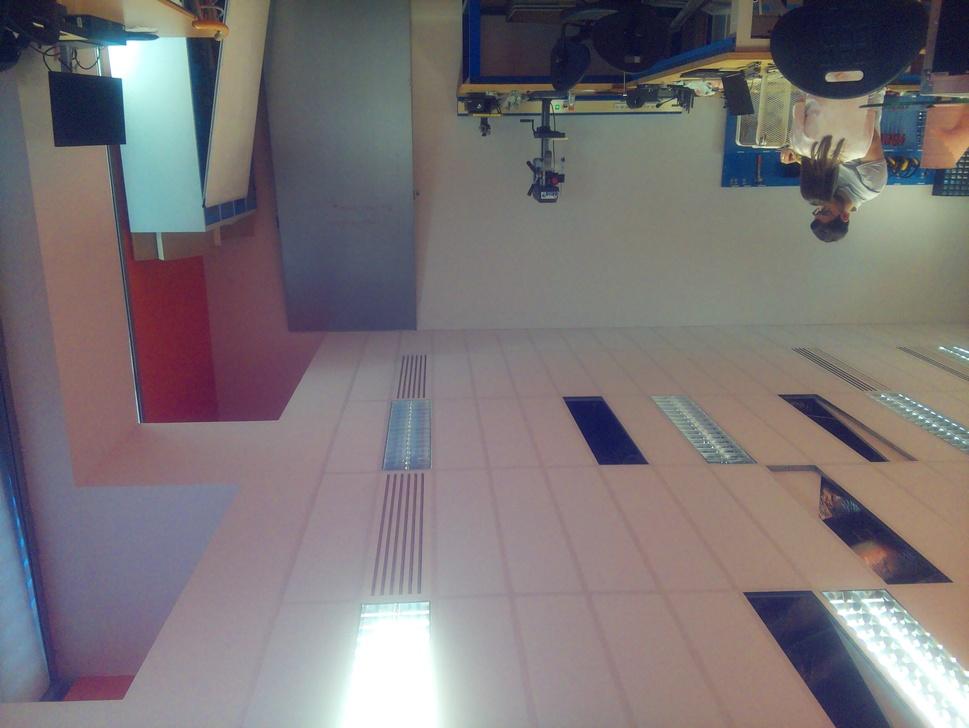
#> input picture controllers/controller_violet/photo_hd.jpg, 969 x 728 px, shrunk from 3280 x 2464 before the run
$ python -i commun.py   (imports and definitions only)
#> lines starting #> are read from the running program, lines starting #| are printed output that depends on the picture; after the words box and inside, x2 and y2 are one past the last pixel; in counts of white or black regions, pixels touching at a corner belong together
#> further down, picture is the input picture: shape (728, 969, 3); mean B, G, R 118.9, 116.3, 122.8
import numpy as np
import cv2

# =========================
# Fonctions traitement LiDAR
# =========================
# [54 lines left out: functions filtre_moyenneur, lire_point_lidar, not called in this run]

def normaliser_distance(d, dmax):
    d = max(0.0, min(d, dmax))
    return d / dmax


# [23 lines left out: function distance_secteur_lidar, not called in this run]


def detect_color_hsv(roi_bgr,
                     min_ratio=0.03,
                     dominance=1.15,
                     unknown_value=-1):
    """
    Detecte la couleur dominante dans une ROI.
    Retourne: (nom_couleur, valeur_bit, ratio_rouge, ratio_vert)
    """
    hsv = cv2.cvtColor(roi_bgr, cv2.COLOR_BGR2HSV)

    lower_red1 = np.array([0, 90, 60], dtype=np.uint8)
    upper_red1 = np.array([10, 255, 255], dtype=np.uint8)
    lower_red2 = np.array([170, 90, 60], dtype=np.uint8)
    upper_red2 = np.array([180, 255, 255], dtype=np.uint8)

    lower_green = np.array([40, 70, 50], dtype=np.uint8)
    upper_green = np.array([95, 255, 255], dtype=np.uint8)

    mask_red1 = cv2.inRange(hsv, lower_red1, upper_red1)
    mask_red2 = cv2.inRange(hsv, lower_red2, upper_red2)
    mask_red = cv2.bitwise_or(mask_red1, mask_red2)
    mask_green = cv2.inRange(hsv, lower_green, upper_green)

    # Petit nettoyage du bruit sur chaque masque binaire.
    kernel = np.ones((3, 3), np.uint8)
    mask_red = cv2.morphologyEx(mask_red, cv2.MORPH_OPEN, kernel)
    mask_green = cv2.morphologyEx(mask_green, cv2.MORPH_OPEN, kernel)

    total = max(1, roi_bgr.shape[0] * roi_bgr.shape[1])
    red_ratio = cv2.countNonZero(mask_red) / total
    green_ratio = cv2.countNonZero(mask_green) / total

    if red_ratio >= float(min_ratio) and red_ratio > green_ratio * float(dominance):
        return "rouge", 0, red_ratio, green_ratio

    if green_ratio >= float(min_ratio) and green_ratio > red_ratio * float(dominance):
        return "vert", 1, red_ratio, green_ratio

    return "inconnu", int(unknown_value), red_ratio, green_ratio


def analyze_walls(image_bgr, band_ratio=0.30, min_ratio=0.03,
                  dominance=1.15, unknown_value=-1):
    """
    Analyse une bande horizontale centrale et decoupe en 3 zones.
    Retourne un dictionnaire avec les couleurs et bits [gauche, centre, droite].
    """
#> called with band_ratio = 0.3, min_ratio = 0.03, dominance = 1.15, unknown_value = -1
    if image_bgr is None or image_bgr.size == 0:
        return None

    h, w, _ = image_bgr.shape
#> h = 728; w = 969
    out = image_bgr.copy()

    band_h = max(1, int(h * float(band_ratio)))
#> band_h = 218
    y1 = max(0, (h - band_h) // 2)
#> y1 = 255
    y2 = min(h, y1 + band_h)
#> y2 = 473
    band = image_bgr[y1:y2, :].copy()
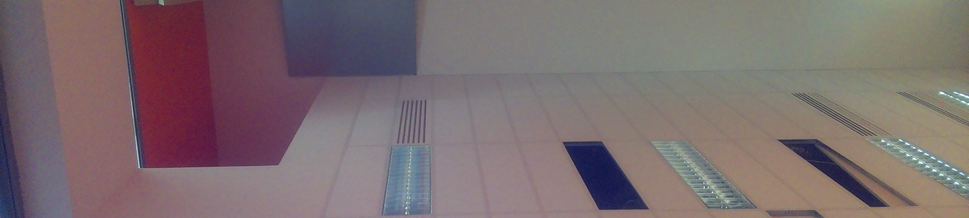
#> band: shape (218, 969, 3); mean B, G, R 111, 108.8, 123.7

    third = max(1, w // 3)
#> third = 323
    rois = [
        band[:, 0:third],
        band[:, third:2 * third],
        band[:, 2 * third:w],
    ]

    colors = []
    values = []
    stats = []

    for roi in rois:
        color_name, bit_value, red_ratio, green_ratio = detect_color_hsv(
            roi,
            min_ratio=min_ratio,
            dominance=dominance,
            unknown_value=unknown_value,
        )
        colors.append(color_name)
        values.append(bit_value)
        stats.append((red_ratio, green_ratio))
#> this loop made 3 passes
#> (red_ratio, color_name, bit_value) on passes 1 to 3: (0.138, 'rouge', 0), (0, 'inconnu', -1), (0.000128, 'inconnu', -1)
#> pass 1, in detect_color_hsv, `mask_red1 = cv2.inRange(hsv, lower_red1, upper_red1)`:
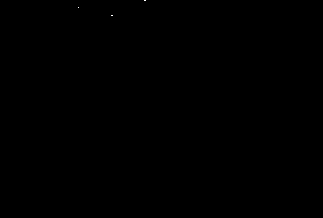
#> mask_red1: shape (218, 323); 0.01% white in thin lines or dots, all inside (x1, y1, x2, y2) = (78, 0, 146, 16)
#> pass 1, in detect_color_hsv, `mask_red2 = cv2.inRange(hsv, lower_red2, upper_red2)`:
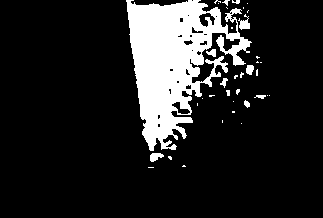
#> mask_red2: shape (218, 323); 14.4% white; 37 white regions (26 under 20 px), largest, box (x1, y1, x2, y2) and area: (126, 0, 252, 151) 9546, (238, 14, 250, 30) 99, (150, 153, 164, 162) 84
#> after the loop, colors = ['rouge', 'inconnu', 'inconnu']; stats = [(0.138, 0), (0, 0), (0.000128, 0)]; values = [0, -1, -1]

    # Annotation visuelle utile pour debug local.
    cv2.rectangle(out, (0, y1), (w - 1, y2 - 1), (255, 255, 255), 2)
    cv2.line(out, (third, y1), (third, y2), (255, 255, 255), 2)
    cv2.line(out, (2 * third, y1), (2 * third, y2), (255, 255, 255), 2)
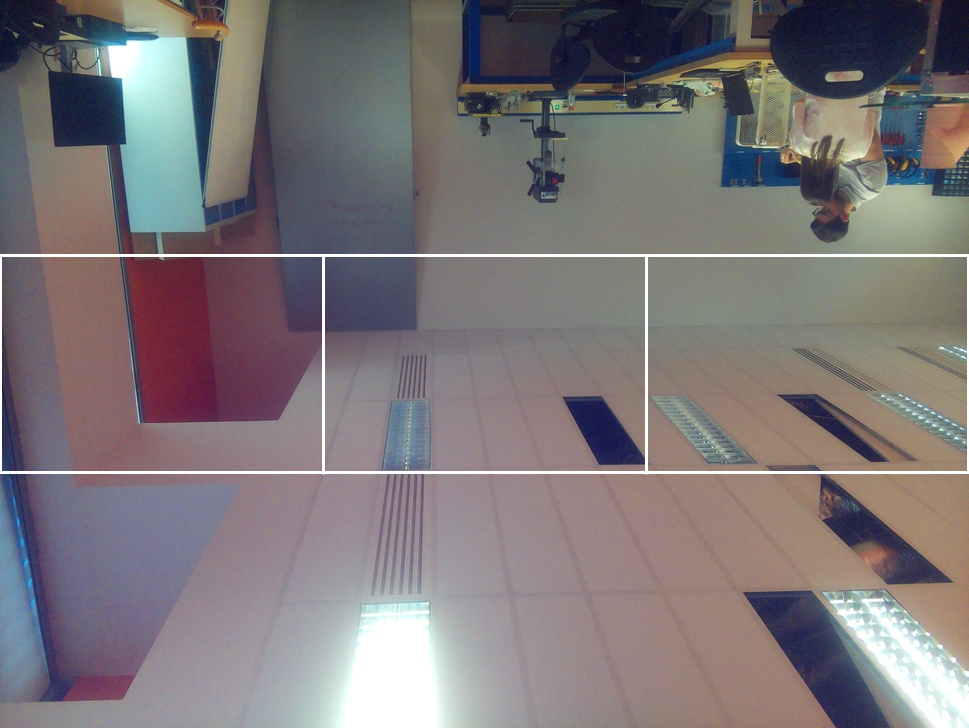
#> out: shape (728, 969, 3); mean B, G, R 120.5, 117.9, 124.3

    labels = ["G", "C", "D"]
    for i, name in enumerate(colors):
        x_text = 10 + i * third
        r_ratio, g_ratio = stats[i]
        cv2.putText(out, f"{labels[i]}: {name} -> {values[i]}", (x_text, max(25, y1 - 30)),
                    cv2.FONT_HERSHEY_SIMPLEX, 0.6, (255, 255, 255), 2)
        cv2.putText(out, f"R={r_ratio:.2f} V={g_ratio:.2f}", (x_text, max(50, y1 - 5)),
                    cv2.FONT_HERSHEY_SIMPLEX, 0.5, (255, 255, 255), 1)
#> this loop made 3 passes
#> (name, x_text, r_ratio) on passes 1 to 3: ('rouge', 10, 0.138), ('inconnu', 333, 0), ('inconnu', 656, 0.000128)
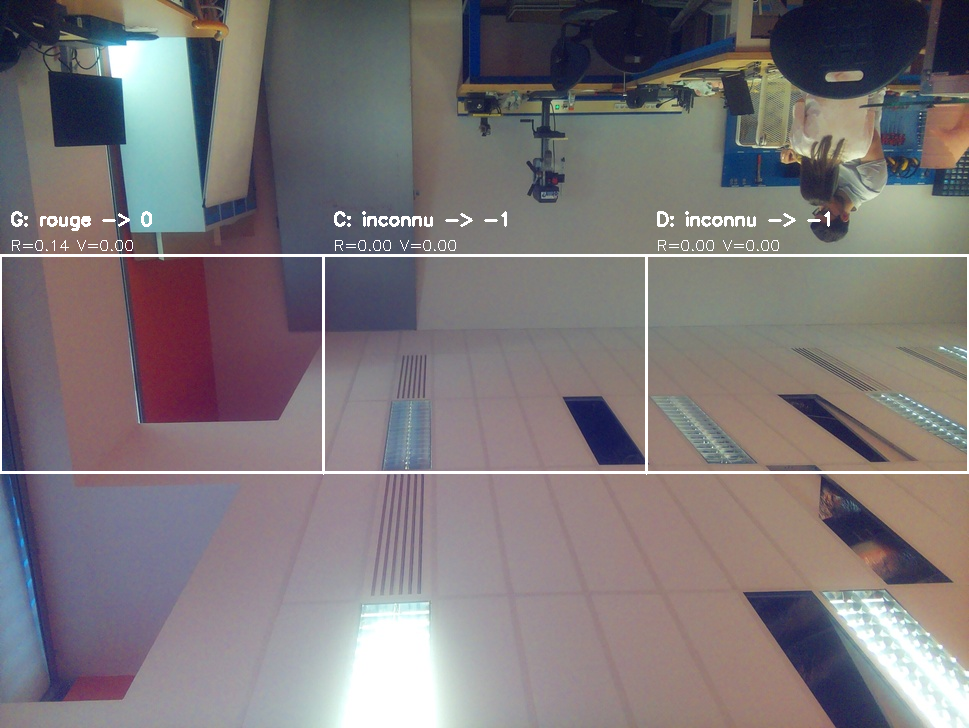
#> out: shape (728, 969, 3); 0.44% of pixels changed, all inside (x1, y1, x2, y2) = (11, 211, 830, 251)

    cv2.putText(out, f"bits={values}", (10, h - 20), cv2.FONT_HERSHEY_SIMPLEX,
                0.7, (0, 255, 255), 2)
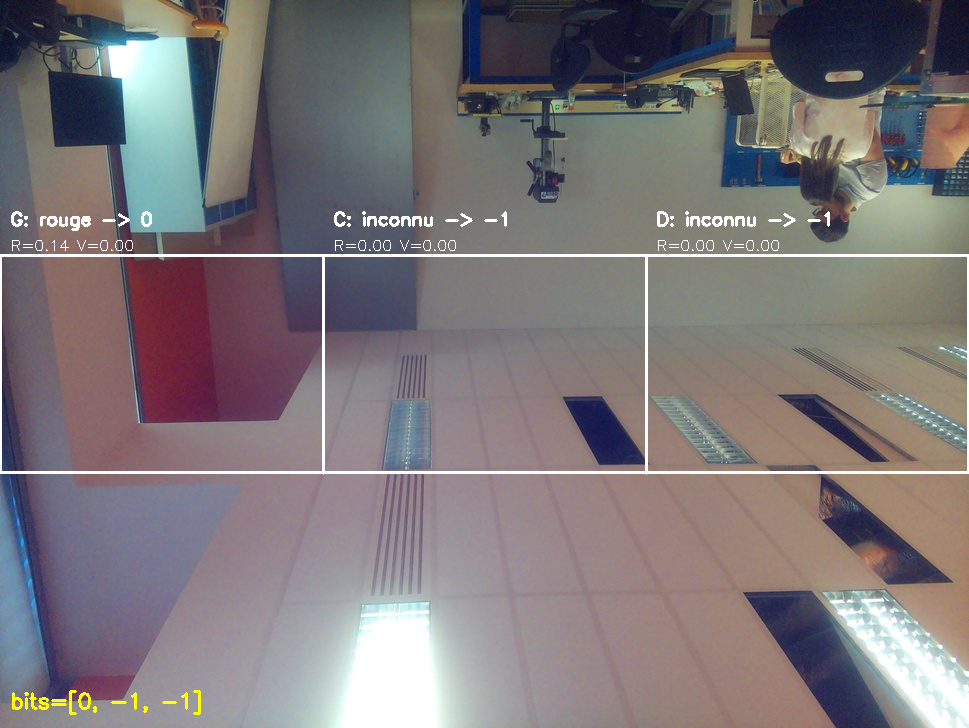
#> out: shape (728, 969, 3); 0.14% of pixels changed, all inside (x1, y1, x2, y2) = (12, 690, 201, 715)

    return {
        "annotated": out,
        "colors": colors,
        "value": values,
    }


# [168 lines left out: functions check_camera_direction, differentiel_vers_ackermann, calculer_commande_auto, not called in this run]


# =========================
# Automate navigation/blocage (etat interne)
# =========================
_NAVIGATION = 0
_BLOCAGE = 1

_BACKWARD = 0
_CAMERA_CHECKING = 1
_TURN_LEFT = 2
_TURN_RIGHT = 3

_fsm = {
    "etat": _NAVIGATION,
    "sous_etat": _BACKWARD,
    "action_counter": 0,
    "counter_camera_confirm": 0,
    "counter_etat_backward": 0,
    "flag_turn_right": False,
    "last_front_mm": None,
    "last_rear_mm": None,
    "front_missing_steps": 0,
    "last_obj_dist_mm": None,
    "last_obj_speed_m_s": 0.0,
    "last_obj_kind": "unknown",
    "last_obj_side": 0,
    "score_left": 0.0,
    "score_right": 0.0,
}


# [17 lines left out: function reset_automate, not called in this run]


def get_automate_state():
    """Retourne une copie de l'etat interne pour debug/affichage."""
    return dict(_fsm)


# [463 lines left out: functions _distance_front_robuste, _extract_front_clusters, _describe_cluster, _normalise_dist_score, _compute_side_scores, calculer_commande_automate, not called in this run]

>>> import cv2
>>> picture = cv2.imread('photo_hd.jpg')
>>> result = analyze_walls(picture)
#> result = 3 items

$ run again, on controllers/controller_violet/test.jpg
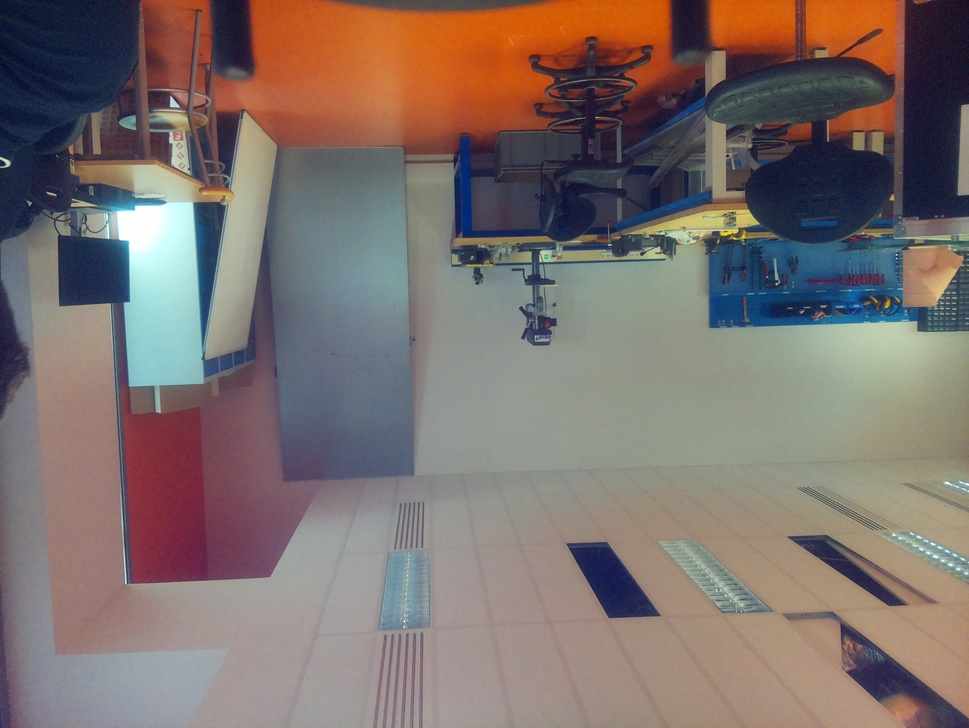
#> input picture controllers/controller_violet/test.jpg, 969 x 728 px, shrunk from 3280 x 2464 before the run
#> picture is the input picture: shape (728, 969, 3); mean B, G, R 108.7, 112.5, 125.6
#> the loop in analyze_walls, `for roi in rois:` made 3 passes
#> (red_ratio, green_ratio, color_name, bit_value) on passes 1 to 3: (0.0934, 0.0667, 'rouge', 0), (0, 0.000213, 'inconnu', -1), (0.00145, 0, 'inconnu', -1)
#> pass 1, in detect_color_hsv, `mask_red2 = cv2.inRange(hsv, lower_red2, upper_red2)`:
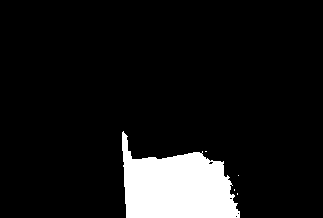
#> mask_red2: shape (218, 323); 9.4% white; 5 white regions (4 under 20 px), largest, box (x1, y1, x2, y2) and area: (122, 131, 240, 218) 6613
#> after the loop in analyze_walls, `for roi in rois:`: colors = ['rouge', 'inconnu', 'inconnu']; stats = [(0.0934, 0.0667), (0, 0.000213), (0.00145, 0)]; values = [0, -1, -1]
#> the loop in analyze_walls, `for i, name in enumerate(colors):` made 3 passes
#> (name, x_text, r_ratio, g_ratio) on passes 1 to 3: ('rouge', 10, 0.0934, 0.0667), ('inconnu', 333, 0, 0.000213), ('inconnu', 656, 0.00145, 0)
#> in analyze_walls, `cv2.putText(out, f"bits={values}", (10, h - 20), cv2.FONT_HERSHEY_SIMP..`:
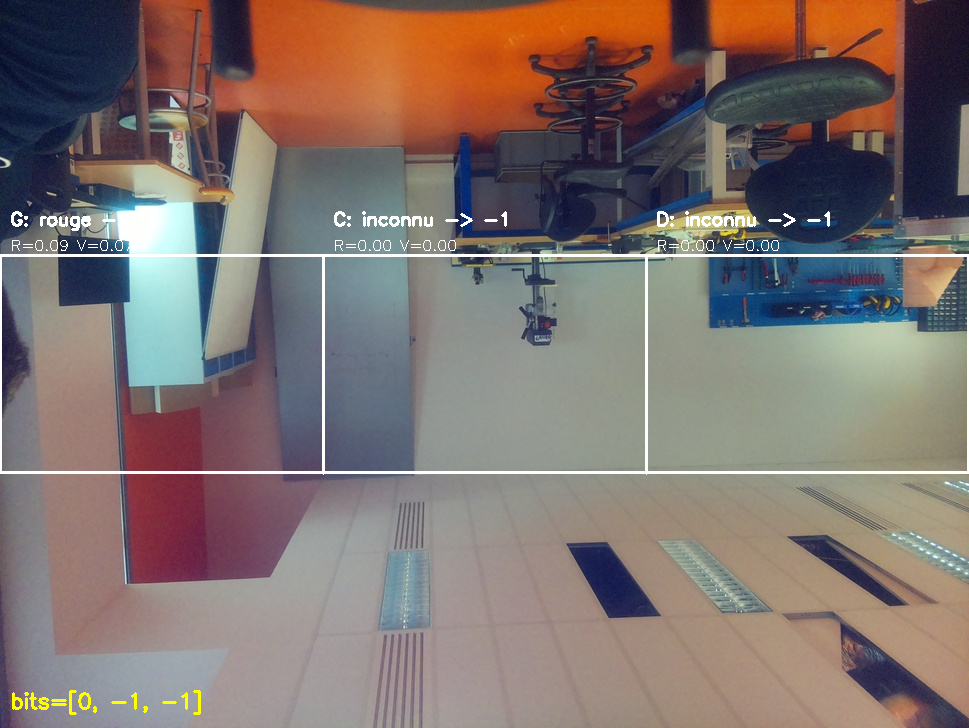
#> out: shape (728, 969, 3); mean B, G, R 110.6, 114.8, 128
#> result = 3 items
